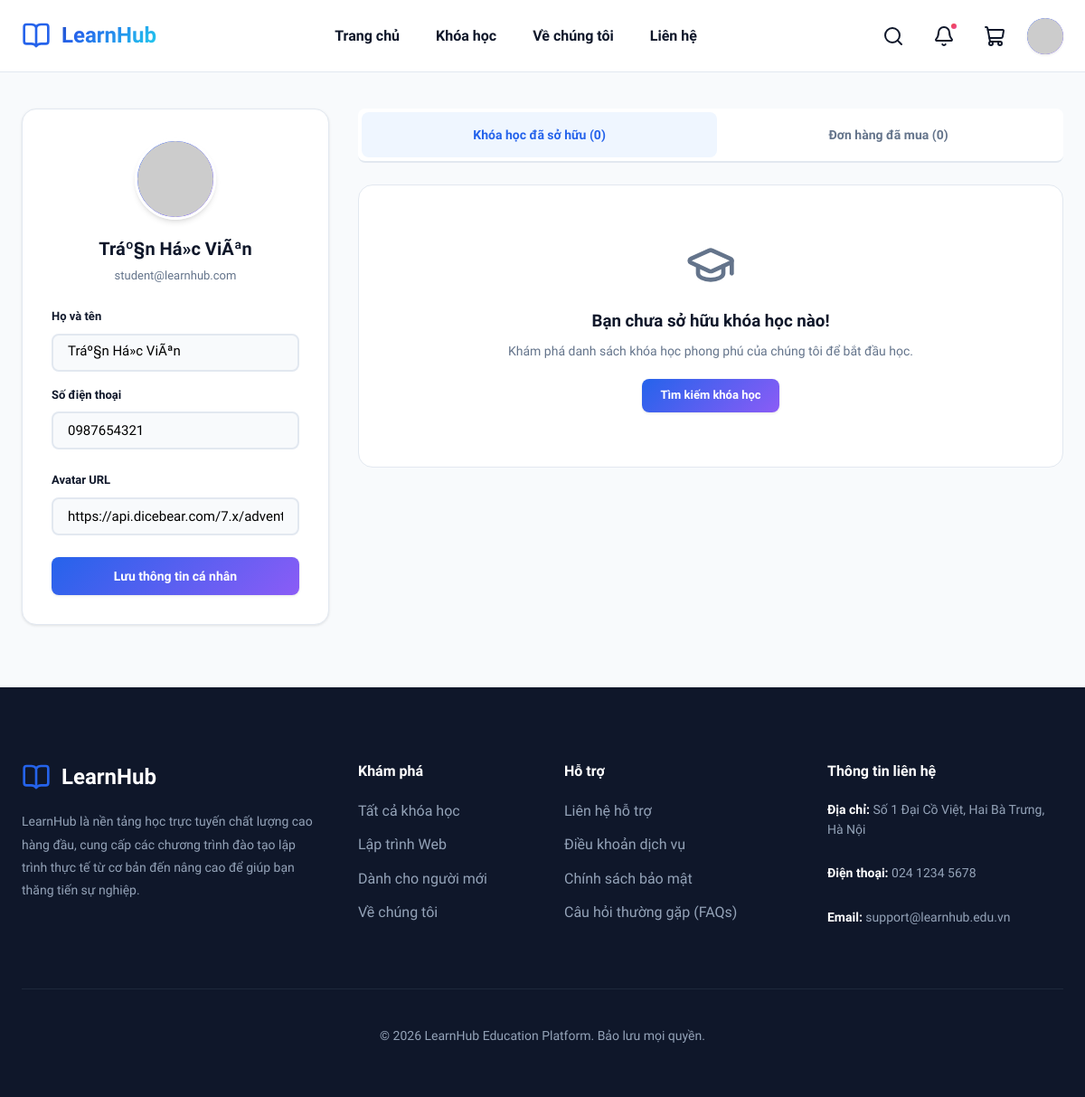
The page /profile.php (signed in) on the database as committed earlier.
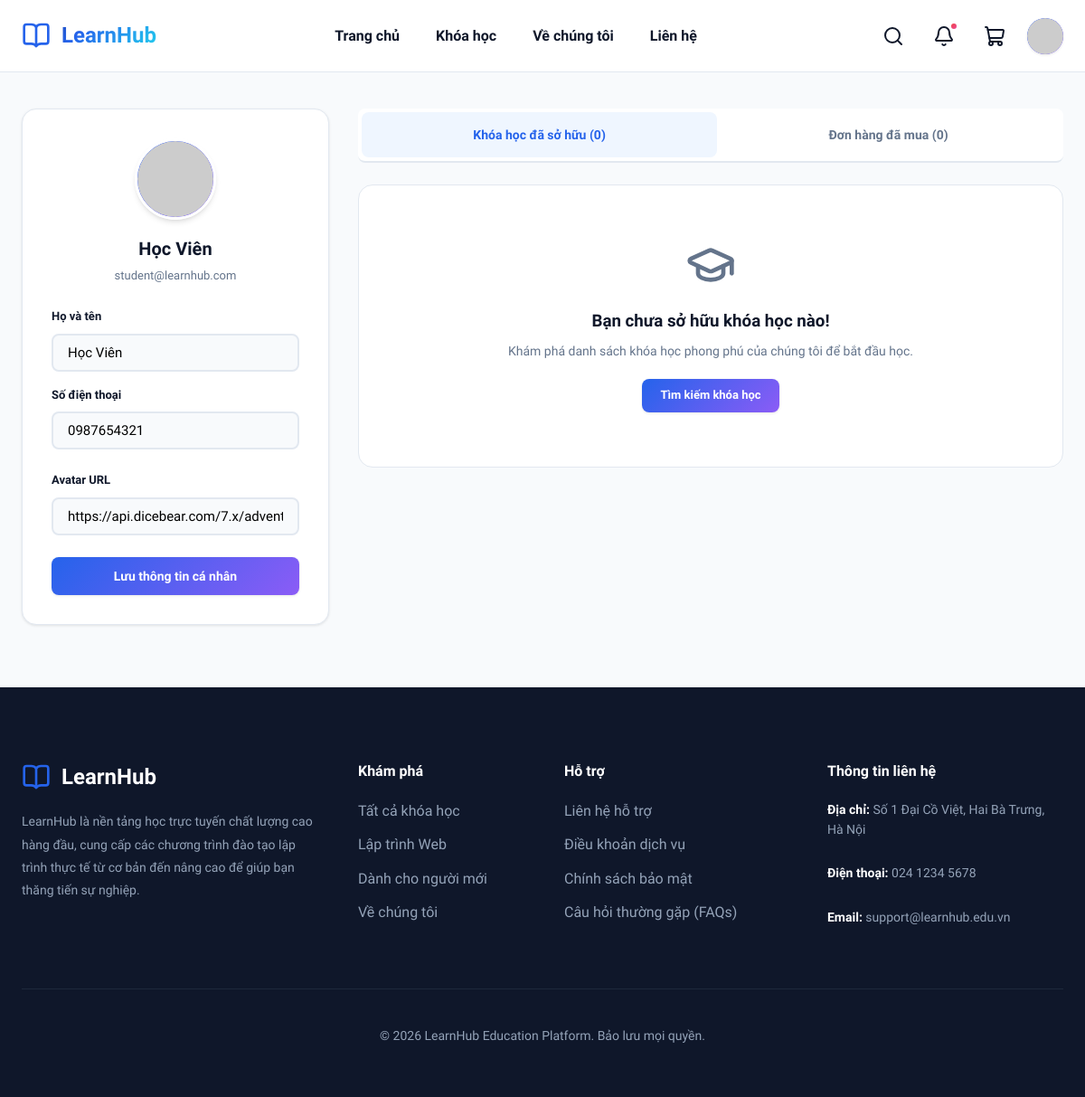
The same page on the database as committed later.
### tables this page shows
CREATE TABLE `users` (
  `id` int NOT NULL AUTO_INCREMENT,
  `email` varchar(255) NOT NULL,
  `password` varchar(255) NOT NULL,
  `full_name` varchar(255) NOT NULL,
  `phone` varchar(20) DEFAULT NULL,
  `avatar` text,
  `active` tinyint(1) DEFAULT '1',
  `created_at` timestamp NULL DEFAULT CURRENT_TIMESTAMP,
  `updated_at` timestamp NULL DEFAULT CURRENT_TIMESTAMP ON UPDATE CURRENT_TIMESTAMP,
  PRIMARY KEY (`id`),
  UNIQUE KEY `email` (`email`)
);

### includes/auth_check.php (called while the page is built, shortened)
<?php
function is_logged_in() {
    return isset($_SESSION['user_id']);
}
?>

### profile.php (the view, shortened to what this page needs)
<?php
require_once __DIR__ . '/config/db.php';
require_once __DIR__ . '/includes/auth_check.php';
$user_id = $_SESSION['user_id'];
try {
    $stmt = $pdo->prepare("SELECT * FROM users WHERE id = ?");
    $stmt->execute([$user_id]);
    $user = $stmt->fetch();
} catch (PDOException $e) {
    die("Lỗi kết nối CSDL: " . $e->getMessage());
}
$enrolled_courses = [];
try {
    $stmt = $pdo->prepare("
        SELECT c.*
        FROM courses c
        JOIN enrollments e ON c.id = e.course_id
        WHERE e.user_id = ? AND e.active = 1
        ORDER BY e.enrolled_at DESC
    ");
    $stmt->execute([$user_id]);
    $enrolled_courses = $stmt->fetchAll() ?: [];
} catch (PDOException $e) {
    $error_msg = 'Không thể tải khóa học đã mua.';
}
$orders = [];
try {
    $stmt = $pdo->prepare("
        SELECT *
        FROM orders
        WHERE user_id = ?
        ORDER BY id DESC
    ");
    $stmt->execute([$user_id]);
    $orders = $stmt->fetchAll() ?: [];
} catch (PDOException $e) {
    $error_msg = 'Không thể tải lịch sử đơn hàng.';
}
require_once __DIR__ . '/includes/header.php';
?>
<div class="section profile-page" style="background-color: var(--bg-main); min-height: 85vh; padding: 40px 0;">
    <div class="container profile-container">
        <div class="profile-layout">
            <div style="background-color: var(--bg-card); border: 1px solid var(--border); border-radius: var(--radius-md); padding: 32px; height: fit-content; box-shadow: var(--shadow-sm);">
                <div style="text-align: center; margin-bottom: 24px;">
                    <div class="profile-avatar" style="width: 90px; height: 90px; border-radius: 50%; background: linear-gradient(135deg, var(--primary), var(--secondary)); color: white; display: flex; align-items: center; justify-content: center; font-size: 36px; font-weight: 800; margin: 0 auto 16px; border: 3px solid white; box-shadow: var(--shadow-md); overflow: hidden;">
                        <?php
                            $profile_avatar_url = trim($user['avatar'] ?? '');
                        ?>
                        <?php if ($profile_avatar_url !== ''): ?>
                            <img src="<?php echo htmlspecialchars($profile_avatar_url); ?>" alt="<?php echo htmlspecialchars($user['full_name']); ?>" onerror="this.style.display='none';this.nextElementSibling.style.display='flex';">
                        <?php endif; ?>
                    </div>
                    <h3 style="font-weight: 800; font-size: 20px; color: var(--text-main); margin-bottom: 4px;"><?php echo htmlspecialchars($user['full_name']); ?></h3>
                    <p style="color: var(--text-muted); font-size: 13px; font-weight: 500;"><?php echo htmlspecialchars($user['email']); ?></p>
                </div>
                <form action="profile.php" method="POST">
                    <div class="form-group" style="margin-bottom: 16px;">
                        <label for="full_name" style="font-size: 13px;">Họ và tên</label>
                        <input type="text" id="full_name" name="full_name" class="form-control" value="<?php echo htmlspecialchars($user['full_name']); ?>" required style="height: 42px;">
                    </div>
                    <div class="form-group" style="margin-bottom: 24px;">
                        <label for="phone" style="font-size: 13px;">Số điện thoại</label>
                        <input type="tel" id="phone" name="phone" class="form-control" value="<?php echo htmlspecialchars($user['phone'] ?? ''); ?>" placeholder="Chưa cập nhật" style="height: 42px;">
                    </div>
                    <div class="form-group" style="margin-bottom: 24px;">
                        <label for="avatar" style="font-size: 13px;">Avatar URL</label>
                        <input type="url" id="avatar" name="avatar" class="form-control" value="<?php echo htmlspecialchars($user['avatar'] ?? ''); ?>" placeholder="https://example.com/avatar.jpg" style="height: 42px;">
                    </div>
                    <button type="submit" class="btn btn-primary" style="width: 100%; height: 42px; font-size: 14px; border-radius: var(--radius-sm);">
                        Lưu thông tin cá nhân
                    </button>
                </form>
            </div>
            <div>
                <div style="display: flex; border-bottom: 2px solid var(--border); margin-bottom: 24px; background-color: var(--bg-card); border-radius: var(--radius-sm); padding: 4px;">
                    <button class="tab-btn active" onclick="switchProfileTab('courses', this)" style="flex-grow: 1;">Khóa học đã sở hữu (<?php echo count($enrolled_courses); ?>)</button>
                    <button class="tab-btn" onclick="switchProfileTab('orders', this)" style="flex-grow: 1;">Đơn hàng đã mua (<?php echo count($orders); ?>)</button>
                </div>
                <div id="profile-tab-courses" class="profile-tab-content active-panel">
                    <?php if (empty($enrolled_courses)): ?>
                        <div style="text-align: center; padding: 60px 0; background-color: var(--bg-card); border-radius: var(--radius-md); border: 1px solid var(--border);">
                            <i data-lucide="graduation-cap" style="width: 56px; height: 56px; color: var(--text-muted); margin-bottom: 12px;"></i>
                            <h3 style="font-weight: 700; color: var(--text-main); margin-bottom: 6px;">Bạn chưa sở hữu khóa học nào!</h3>
                            <p style="color: var(--text-muted); font-size: 14px; margin-bottom: 20px;">Khám phá danh sách khóa học phong phú của chúng tôi để bắt đầu học.</p>
                            <a href="courses.php" class="btn btn-primary" style="font-size: 13px; padding: 8px 20px;">Tìm kiếm khóa học</a>
                        </div>
                    <?php endif; ?>
                </div>
            </div>
        </div>
    </div>
</div>
<?php require_once __DIR__ . '/includes/footer.php'; ?>

### includes/header.php (shortened to what this page needs)
<?php
require_once __DIR__ . '/../config/db.php';
require_once __DIR__ . '/auth_check.php';
$current_user = null;
if (is_logged_in()) {
    try {
        $stmt = $pdo->prepare("SELECT * FROM users WHERE id = ?");
        $stmt->execute([$_SESSION['user_id']]);
        $current_user = $stmt->fetch();
    } catch (PDOException $e) {
        $current_user = null;
    }
}
function is_active($page_name) {
    $current_script = basename($_SERVER['SCRIPT_NAME']);
    return ($current_script == $page_name) ? 'active' : '';
}
?>
<!DOCTYPE html>
<html lang="vi">
<head>
    <link rel="stylesheet" href="assets/css/style.css">
</head>
<body>
    <header id="main-header">
        <div class="navbar-container">
            <a href="index.php" class="logo">
                <i data-lucide="book-open" style="width: 32px; height: 32px;"></i>
                <span>LearnHub</span>
            </a>
            <ul class="nav-links">
                <li><a href="index.php" class="<?php echo is_active('index.php'); ?>">Trang chủ</a></li>
                <li><a href="courses.php" class="<?php echo is_active('courses.php'); ?>">Khóa học</a></li>
                <li><a href="about.php" class="<?php echo is_active('about.php'); ?>">Về chúng tôi</a></li>
                <li><a href="contact.php" class="<?php echo is_active('contact.php'); ?>">Liên hệ</a></li>
            </ul>
            <div class="nav-actions">
                <button class="icon-btn" id="search-toggle-btn" title="Tìm kiếm">
                    <i data-lucide="search"></i>
                </button>
                <?php if (is_logged_in()): ?>
                    <div class="notification-menu" id="notification-menu">
                        <button class="icon-btn" id="notification-toggle" type="button" title="Thông báo" aria-label="Mở thông báo" aria-expanded="false">
                            <i data-lucide="bell"></i>
                            <span class="badge" style="top: 4px; right: 4px; padding: 3px;"></span>
                        </button>
                    </div>
                    <a href="cart.php" class="icon-btn" title="Giỏ hàng">
                        <i data-lucide="shopping-cart"></i>
                    </a>
                    <div class="user-menu" id="user-menu">
                        <button type="button" class="avatar" id="user-menu-toggle" aria-label="Mở menu tài khoản" aria-expanded="false">
                            <?php
                                $avatar_url = trim($current_user['avatar'] ?? '');
                            ?>
                            <?php if ($avatar_url !== ''): ?>
                                <img src="<?php echo htmlspecialchars($avatar_url); ?>" alt="<?php echo htmlspecialchars($current_user['full_name'] ?? 'Avatar'); ?>" onerror="this.style.display='none';this.nextElementSibling.style.display='flex';">
                            <?php endif; ?>
                        </button>
                    </div>
                <?php else: ?>
                    <a href="login.php" class="btn btn-outline" style="padding: 8px 16px; font-size: 14px;">Đăng nhập</a>
                    <a href="signup.php" class="btn btn-primary" style="padding: 8px 20px; font-size: 14px;">Đăng ký</a>
                <?php endif; ?>
            </div>
        </div>
    </header>
    <div style="height: 80px;"></div>

### includes/footer.php (shortened to what this page needs)
    <footer>
        <div class="container">
            <div class="footer-grid">
                <div class="footer-col">
                    <a href="index.php" class="footer-logo">
                        <i data-lucide="book-open" style="width: 32px; height: 32px;"></i>
                        <span>LearnHub</span>
                    </a>
                    <p style="font-size: 14px; line-height: 1.8;">LearnHub là nền tảng học trực tuyến chất lượng cao hàng đầu, cung cấp các chương trình đào tạo lập trình thực tế từ cơ bản đến nâng cao để giúp bạn thăng tiến sự nghiệp.</p>
                </div>
                <div class="footer-col">
                    <h3>Khám phá</h3>
                    <ul>
                        <li><a href="courses.php">Tất cả khóa học</a></li>
                        <li><a href="courses.php?category=Web+Development">Lập trình Web</a></li>
                        <li><a href="courses.php?level=BEGINNER">Dành cho người mới</a></li>
                        <li><a href="about.php">Về chúng tôi</a></li>
                    </ul>
                </div>
                <div class="footer-col">
                    <h3>Hỗ trợ</h3>
                    <ul>
                        <li><a href="contact.php">Liên hệ hỗ trợ</a></li>
                        <li><a href="terms.php">Điều khoản dịch vụ</a></li>
                        <li><a href="privacy.php">Chính sách bảo mật</a></li>
                        <li><a href="faq.php">Câu hỏi thường gặp (FAQs)</a></li>
                    </ul>
                </div>
                <div class="footer-col">
                    <h3>Thông tin liên hệ</h3>
                    <p style="font-size: 14px; margin-bottom: 8px;"><strong style="color: white;">Địa chỉ:</strong> Số 1 Đại Cồ Việt, Hai Bà Trưng, Hà Nội</p>
                    <p style="font-size: 14px; margin-bottom: 8px;"><strong style="color: white;">Điện thoại:</strong> 024 1234 5678</p>
                    <p style="font-size: 14px; margin-bottom: 8px;"><strong style="color: white;">Email:</strong> support@learnhub.edu.vn</p>
                </div>
            </div>
            <div class="footer-bottom">
                <p>&copy; <?php echo date('Y'); ?> LearnHub Education Platform. Bảo lưu mọi quyền.</p>
            </div>
        </div>
    </footer>
</body>
</html>

### profile.php (style rules this page uses)
.profile-container { max-width: 1320px; }
.profile-layout { display: grid; grid-template-columns: minmax(280px, 340px) minmax(0, 1fr); gap: 32px; align-items: start; }
.profile-layout > * { min-width: 0; }
.tab-btn { flex-grow: 1; background: none; border: none; padding: 14px; font-weight: 700; font-size: 14px; color: var(--text-muted); cursor: pointer; border-radius: var(--radius-sm); transition: var(--transition); }
.tab-btn.active { color: var(--primary); background-color: var(--primary-light); }
.profile-tab-content { display: none; width: 100%; max-width: 100%; min-width: 0; }
.profile-tab-content.active-panel { display: block; }

Rows that differ between the two databases and show on the page:
changed users "student@learnhub.com": full_name "Tráº§n Há»c ViÃªn" → "Học Viên"
